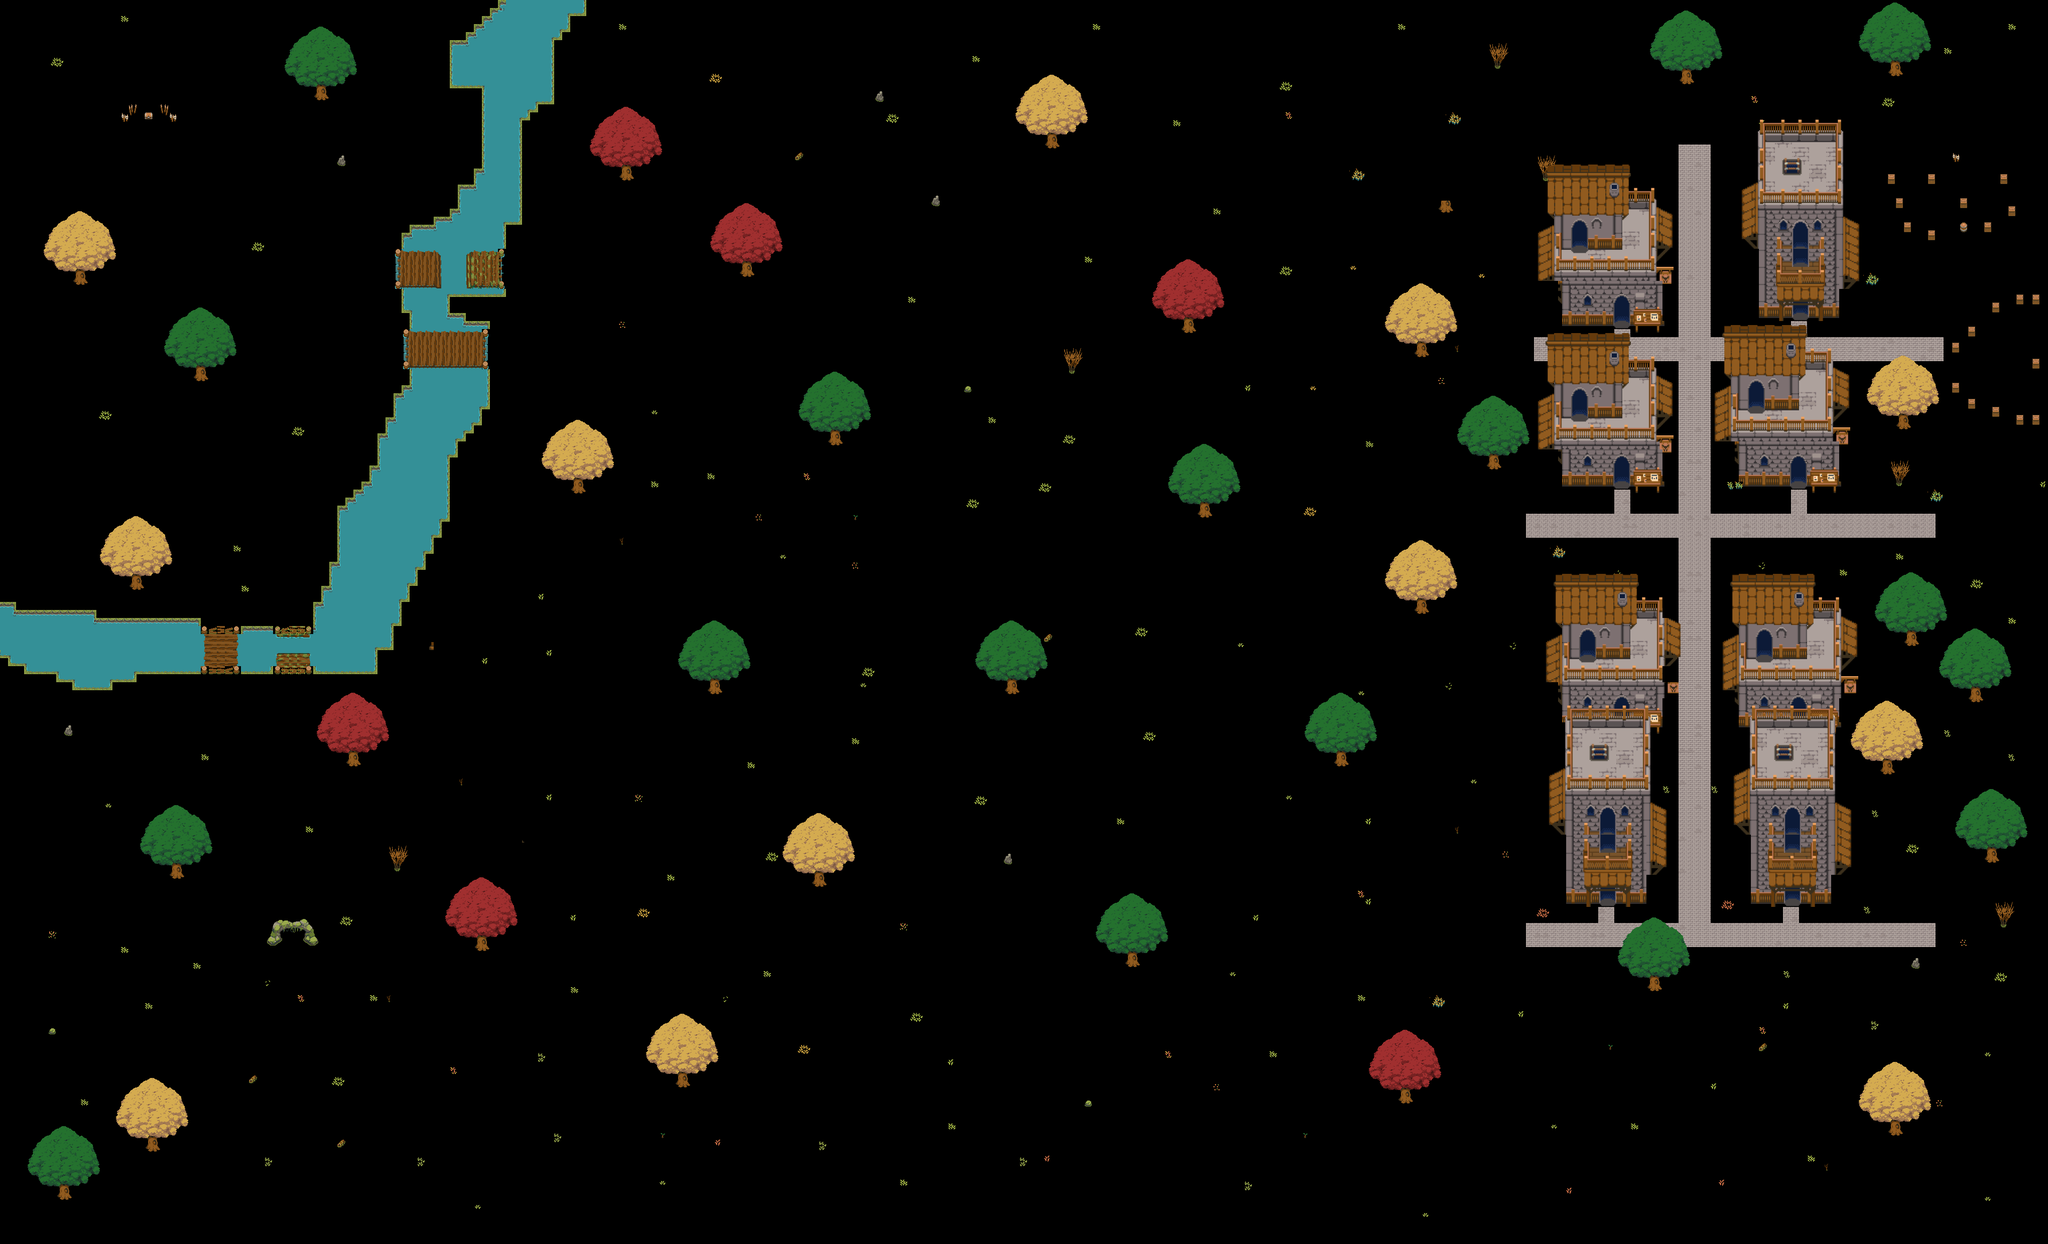

Rendered tile map (Tiled .tmx) drawn with the repository's tilesets; below, a short description and the map source with its tile grids summarised:
An orthogonal 255x155 tile map with 16x16 px tiles, 5 tile layers (Tile Layer 1, Tile Layer 2, Tile Layer 3, Tile Layer 4, ...), 8 tilesets.

<map version="1.10" tiledversion="1.10.2" orientation="orthogonal" renderorder="right-down" width="255" height="155" tilewidth="16" tileheight="16" infinite="0" nextlayerid="6" nextobjectid="1">
 <tileset firstgid="1" source="Forest Structures.tsx" />
 <tileset firstgid="573" source="../Level_2_TIleset/Water Tileset.tsx" />
 <tileset firstgid="683" source="Water Tileset_4.tsx" />
 <tileset firstgid="793" source="Forest Props.tsx" />
 <tileset firstgid="1903" source="Trees.tsx" />
 <tileset firstgid="2695" source="Sample - Copy.tsx" />
 <tileset firstgid="3656" source="Settlement.tsx" />
 <tileset firstgid="4772" source="Sample - Copy (2).tsx" />
 <layer id="1" name="Tile Layer 1" width="255" height="155">
  <data>[39525 cells, 153 non-empty, 5 distinct tile ids]</data>
 </layer>
 <layer id="2" name="Tile Layer 2" width="255" height="155">
  <data>[39525 cells, 1803 non-empty, 192 distinct tile ids]</data>
 </layer>
 <layer id="3" name="Tile Layer 3" width="255" height="155">
  <data>[39525 cells, 1717 non-empty, 267 distinct tile ids]</data>
 </layer>
 <layer id="4" name="Tile Layer 4" width="255" height="155">
  <data>[39525 cells, 5184 non-empty, 867 distinct tile ids]</data>
 </layer>
 <layer id="5" name="Tile Layer 5" width="255" height="155">
  <data>[39525 cells, 2 non-empty, 2 distinct tile ids]</data>
 </layer>
</map>
